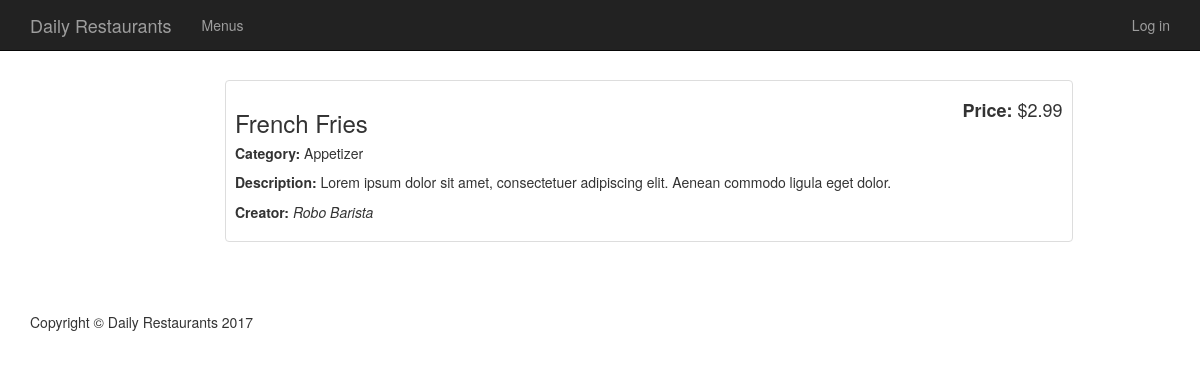
Page /menu/1 on the committed database.
### models.py (models this page shows, shortened)
class MenuItem(Base):
    __tablename__ = 'menuItem'
    name = Column(String(20), nullable=False)
    description = Column(String(), nullable=False)
    category = Column(String(20), nullable=False)
    price = Column(String(8), nullable=False)
    id = Column(Integer, nullable=False, primary_key=True)
    restaurant_id = Column(Integer, ForeignKey('restaurant.id'))
    restaurant = relationship(Restaurant, backref=backref(
        "menuItem", cascade="all, delete"))
    user_id = Column(Integer, ForeignKey('user.id'))
    user = relationship(User)

class User(Base):
    __tablename__ = 'user'
    name = Column(String(20), nullable=False)
    picture = Column(String(250), nullable=True)
    email = Column(String(250), nullable=False)
    id = Column(Integer, nullable=False, primary_key=True)

### run.py (the view)
@app.route('/menu/<int:menu_id>')
def showMenuItem(menu_id):
    menuItem = session.query(MenuItem).filter_by(id=menu_id).one()
    creator = getUserInfo(menuItem.user_id)
    return render_template('item.html', item=menuItem,
                           creator=creator)

### run.py (called while the page is built)
def getUserInfo(user_id):
    user = session.query(User).filter_by(
        id=user_id).one()
    return user

### templates/item.html
{% extends "base.html" %}
{% block content %}
    <div class="container padding-container">
        <div class="row">
            <div class=" col-md-offset-2 col-md-9">
                <div class="thumbnail">
                    <div class="caption-full">
                        <h4 class="pull-right"><strong>Price: </strong>{{ item.price | safe }}</h4>
                        <h3>{{ item.name | safe }}</h3>
                        <h5><strong>Category: </strong>{{ item.category | safe }}</h5>
                        <p><strong>Description: </strong>{{ item.description | safe }}</p>
                        <p><strong>Creator: </strong><i>{{ creator.name | safe }}</i></p>
                    </div>
                </div>
            </div>
        </div>
    </div>
{% endblock %}

### static/css/base-style.css (style rules this page uses)
body { margin-top: 50px; }
.padding-container { padding-top: 30px !important; }
.thumbnail { padding: 0; }
.thumbnail .caption-full { padding: 9px; color: #333; }

### rows in the picture
MenuItem: price "$2.99", name "French Fries", category "Appetizer", description "Lorem ipsum dolor sit amet, consectetuer adipiscing elit. Aenean commodo ligula eget dolor."
User: name "Robo Barista"
